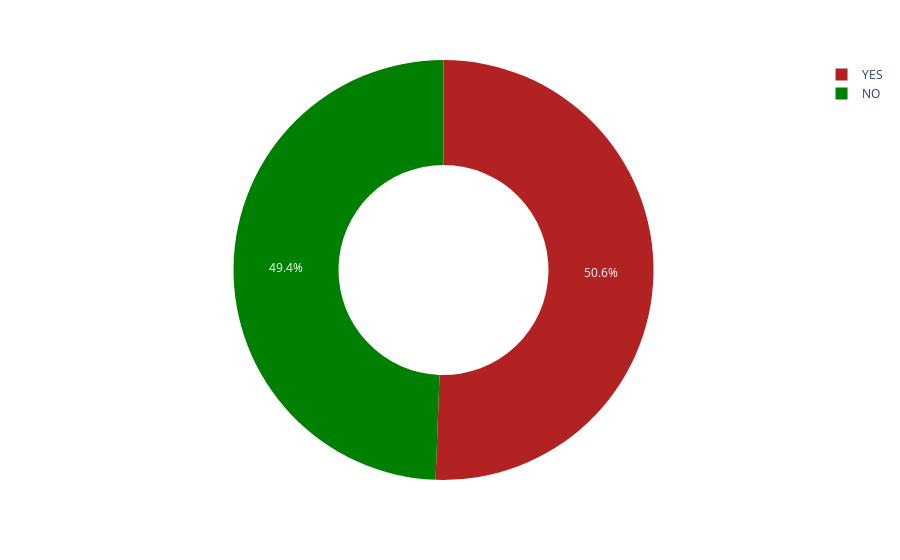

Write notebook code for a chart like this one.
### Markdown cell above
unique values

### Code cell
values = dataset['LUNG_CANCER'].value_counts().tolist()
names = list(dict(dataset['LUNG_CANCER'].value_counts()).keys())

px.pie(dataset, values=values, names=names, hole = 0.5,
       color_discrete_sequence=["firebrick", "green"])

### Figure 1 — Plotly figure (JSON) as saved in the notebook; plotly's stock layout.template omitted (floating-point values rounded to 4 significant figures)
{"data": [{"domain": {"x": [0, 1], "y": [0, 1]}, "hole": 0.5, "hovertemplate": "label=%{label}<br>value=%{value}<extra></extra>", "labels": ["YES", "NO"], "legendgroup": "", "name": "", "showlegend": true, "type": "pie", "values": [1518, 1482]}], "layout": {"legend": {"tracegroupgap": 0}, "margin": {"t": 60}, "piecolorway": ["firebrick", "green"]}}
